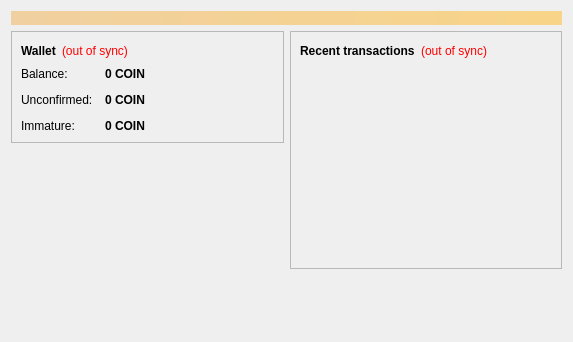
<?xml version="1.0" encoding="UTF-8"?>
<ui version="4.0">
 <class>OverviewPage</class>
 <widget class="QWidget" name="OverviewPage">
  <property name="geometry">
   <rect>
    <x>0</x>
    <y>0</y>
    <width>573</width>
    <height>342</height>
   </rect>
  </property>
  <property name="windowTitle">
   <string>Form</string>
  </property>
  <layout class="QVBoxLayout" name="topLayout">
   <item>
    <widget class="QLabel" name="labelAlerts">
     <property name="visible">
      <bool>false</bool>
     </property>
     <property name="styleSheet">
      <string notr="true">background-color: qlineargradient(x1: 0, y1: 0, x2: 1, y2: 0, stop:0 #F0D0A0, stop:1 #F8D488); color:#000000;</string>
     </property>
     <property name="wordWrap">
      <bool>true</bool>
     </property>
     <property name="margin">
      <number>3</number>
     </property>
    </widget>
   </item>
   <item>
    <layout class="QHBoxLayout" name="horizontalLayout" stretch="1,1">
     <item>
      <layout class="QVBoxLayout" name="verticalLayout_2">
       <item>
        <widget class="QFrame" name="frame">
         <property name="frameShape">
          <enum>QFrame::StyledPanel</enum>
         </property>
         <property name="frameShadow">
          <enum>QFrame::Raised</enum>
         </property>
         <layout class="QVBoxLayout" name="verticalLayout_4">
          <item>
           <layout class="QHBoxLayout" name="horizontalLayout_4">
            <item>
             <widget class="QLabel" name="label_5">
              <property name="font">
               <font>
                <weight>75</weight>
                <bold>true</bold>
               </font>
              </property>
              <property name="text">
               <string>Wallet</string>
              </property>
             </widget>
            </item>
            <item>
             <widget class="QLabel" name="labelWalletStatus">
              <property name="toolTip">
               <string>The displayed information may be out of date. Your wallet automatically synchronizes with the Coin network after a connection is established, but this process has not completed yet.</string>
              </property>
              <property name="styleSheet">
               <string notr="true">QLabel { color: red; }</string>
              </property>
              <property name="text">
               <string notr="true">(out of sync)</string>
              </property>
              <property name="alignment">
               <set>Qt::AlignLeading|Qt::AlignLeft|Qt::AlignVCenter</set>
              </property>
             </widget>
            </item>
            <item>
             <spacer name="horizontalSpacer_2">
              <property name="orientation">
               <enum>Qt::Horizontal</enum>
              </property>
              <property name="sizeHint" stdset="0">
               <size>
                <width>40</width>
                <height>20</height>
               </size>
              </property>
             </spacer>
            </item>
           </layout>
          </item>
          <item>
           <layout class="QFormLayout" name="formLayout_2">
            <property name="fieldGrowthPolicy">
             <enum>QFormLayout::AllNonFixedFieldsGrow</enum>
            </property>
            <property name="horizontalSpacing">
             <number>12</number>
            </property>
            <property name="verticalSpacing">
             <number>12</number>
            </property>
            <item row="0" column="0">
             <widget class="QLabel" name="label">
              <property name="text">
               <string>Balance:</string>
              </property>
             </widget>
            </item>
            <item row="0" column="1">
             <widget class="QLabel" name="labelBalance">
              <property name="font">
               <font>
                <weight>75</weight>
                <bold>true</bold>
               </font>
              </property>
              <property name="cursor">
               <cursorShape>IBeamCursor</cursorShape>
              </property>
              <property name="toolTip">
               <string>Your current balance</string>
              </property>
              <property name="text">
               <string notr="true">0 COIN</string>
              </property>
              <property name="textInteractionFlags">
               <set>Qt::LinksAccessibleByMouse|Qt::TextSelectableByKeyboard|Qt::TextSelectableByMouse</set>
              </property>
             </widget>
            </item>
            <item row="1" column="0">
             <widget class="QLabel" name="label_3">
              <property name="text">
               <string>Unconfirmed:</string>
              </property>
             </widget>
            </item>
            <item row="1" column="1">
             <widget class="QLabel" name="labelUnconfirmed">
              <property name="font">
               <font>
                <weight>75</weight>
                <bold>true</bold>
               </font>
              </property>
              <property name="cursor">
               <cursorShape>IBeamCursor</cursorShape>
              </property>
              <property name="toolTip">
               <string>Total of transactions that have yet to be confirmed, and do not yet count toward the current balance</string>
              </property>
              <property name="text">
               <string notr="true">0 COIN</string>
              </property>
              <property name="textInteractionFlags">
               <set>Qt::LinksAccessibleByMouse|Qt::TextSelectableByKeyboard|Qt::TextSelectableByMouse</set>
              </property>
             </widget>
            </item>
            <item row="2" column="0">
             <widget class="QLabel" name="labelImmatureText">
              <property name="text">
               <string>Immature:</string>
              </property>
             </widget>
            </item>
            <item row="2" column="1">
             <widget class="QLabel" name="labelImmature">
              <property name="font">
               <font>
                <weight>75</weight>
                <bold>true</bold>
               </font>
              </property>
              <property name="toolTip">
               <string>Mined balance that has not yet matured</string>
              </property>
              <property name="text">
               <string notr="true">0 COIN</string>
              </property>
              <property name="textInteractionFlags">
               <set>Qt::LinksAccessibleByMouse|Qt::TextSelectableByKeyboard|Qt::TextSelectableByMouse</set>
              </property>
             </widget>
            </item>
           </layout>
          </item>
         </layout>
        </widget>
       </item>
       <item>
        <spacer name="verticalSpacer">
         <property name="orientation">
          <enum>Qt::Vertical</enum>
         </property>
         <property name="sizeHint" stdset="0">
          <size>
           <width>20</width>
           <height>40</height>
          </size>
         </property>
        </spacer>
       </item>
        <item>
         <widget class="QLabel" name="label_wallet_bgcoin">
          <property name="text">
           <string/>
          </property>
          <property name="pixmap">
           <pixmap resource="../bitcoin.qrc">:/images/wallet_bgcoin</pixmap>
          </property>
          <property name="scaledContents">
           <bool>false</bool>
          </property>
          <property name="alignment">
           <set>Qt::AlignCenter</set>
          </property>
          <property name="margin">
           <number>-2</number>
          </property>
         </widget>
        </item>
        <item>
         <widget class="QLabel" name="label_6">
          <property name="text">
           <string/>
          </property>
         </widget>
        </item>
      </layout>
     </item>
     <item>
      <layout class="QVBoxLayout" name="verticalLayout_3">
       <item>
        <widget class="QFrame" name="frame_2">
         <property name="frameShape">
          <enum>QFrame::StyledPanel</enum>
         </property>
         <property name="frameShadow">
          <enum>QFrame::Raised</enum>
         </property>
         <layout class="QVBoxLayout" name="verticalLayout">
          <item>
           <layout class="QHBoxLayout" name="horizontalLayout_2">
            <item>
             <widget class="QLabel" name="label_4">
              <property name="text">
               <string>&lt;b&gt;Recent transactions&lt;/b&gt;</string>
              </property>
             </widget>
            </item>
            <item>
             <widget class="QLabel" name="labelTransactionsStatus">
              <property name="toolTip">
               <string>The displayed information may be out of date. Your wallet automatically synchronizes with the Coin network after a connection is established, but this process has not completed yet.</string>
              </property>
              <property name="styleSheet">
               <string notr="true">QLabel { color: red; }</string>
              </property>
              <property name="text">
               <string notr="true">(out of sync)</string>
              </property>
              <property name="alignment">
               <set>Qt::AlignRight|Qt::AlignTrailing|Qt::AlignVCenter</set>
              </property>
             </widget>
            </item>
            <item>
             <spacer name="horizontalSpacer">
              <property name="orientation">
               <enum>Qt::Horizontal</enum>
              </property>
              <property name="sizeHint" stdset="0">
               <size>
                <width>40</width>
                <height>20</height>
               </size>
              </property>
             </spacer>
            </item>
           </layout>
          </item>
          <item>
           <widget class="QListView" name="listTransactions">
            <property name="styleSheet">
             <string notr="true">QListView { background: transparent; }</string>
            </property>
            <property name="frameShape">
             <enum>QFrame::NoFrame</enum>
            </property>
            <property name="verticalScrollBarPolicy">
             <enum>Qt::ScrollBarAlwaysOff</enum>
            </property>
            <property name="horizontalScrollBarPolicy">
             <enum>Qt::ScrollBarAlwaysOff</enum>
            </property>
            <property name="selectionMode">
             <enum>QAbstractItemView::NoSelection</enum>
            </property>
           </widget>
          </item>
         </layout>
        </widget>
       </item>
       <item>
        <spacer name="verticalSpacer_2">
         <property name="orientation">
          <enum>Qt::Vertical</enum>
         </property>
         <property name="sizeHint" stdset="0">
          <size>
           <width>20</width>
           <height>40</height>
          </size>
         </property>
        </spacer>
       </item>
      </layout>
     </item>
    </layout>
   </item>
  </layout>
 </widget>
 <resources/>
 <connections/>
</ui>
